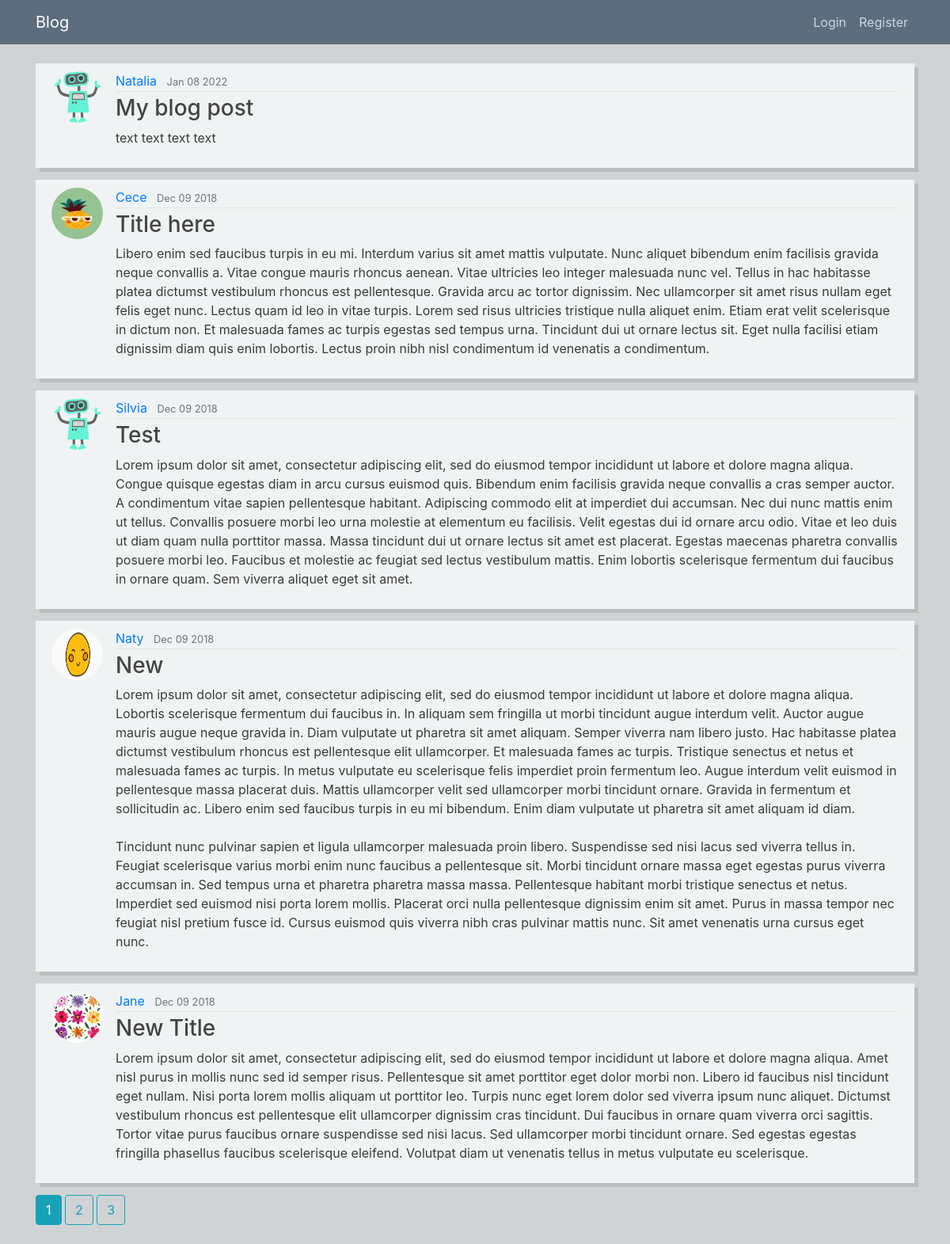
The page /home on the database its author committed.
### blog/models.py (models this page shows, shortened)
class Post(db.Model):
    id = db.Column(db.Integer, primary_key=True)
    title = db.Column(db.String(100), nullable=False)
    date_posted = db.Column(db.DateTime, nullable=False, default=datetime.utcnow)
    content = db.Column(db.Text, nullable=False)
    user_id = db.Column(db.Integer, db.ForeignKey('user.id'), nullable=False)

class User(db.Model, UserMixin):
	id = db.Column(db.Integer, primary_key=True)
	username = db.Column(db.String(20), unique=True, nullable=False)
	email = db.Column(db.String(20), unique=True, nullable=False)
	image_file = db.Column(db.String(20), nullable=False, default='default.jpg')
	password = db.Column(db.String(20), nullable=False)
	posts = db.relationship('Post', backref='writer', cascade="all,delete", lazy=True)

### blog/routes.py (the view)
@app.route("/")
@app.route("/home")
def home():
	page = request.args.get('page', 1, type=int)
	posts = Post.query.order_by(Post.date_posted.desc()).paginate(page=page, per_page=5)
	return render_template('home.html', title='Home', posts=posts)

### blog/__init__.py (called while the page is built)
@app.after_request
def after_request(response):
    response.headers["Cache-Control"] = "no-cache, no-store, must-revalidate"
    response.headers["Expires"] = 0
    response.headers["Pragma"] = "no-cache"
    return response

### blog/templates/home.html
{% extends "layout.html" %}
{% block content%}
	{% for post in posts.items %}
		<article class="media content-section">
			<img class="rounded-circle article-img" src="{{ url_for('static', filename='pics/' + post.writer.image_file) }}">
		  <div class="media-body">
		    <div class="article-metadata">
		      <a class="mr-2" href="{{ url_for('user_posts', username=post.writer.username) }}">{{ post.writer.username }}</a>
		      <small class="text-muted">{{ post.date_posted.strftime('%b %d %Y') }}</small>
		    </div>
		    <h3><a class="article-title" href="{{ url_for('post', post_id=post.id)}}">{{ post.title }}</a></h3>
		    <p class="article-content">{{ post.content }}</p>
		  </div>
		</article>
	{% endfor %}
	{% for page_num in posts.iter_pages(left_edge=1, right_edge=1, left_current=2, right_current=2) %}
		{% if page_num %}
			{% if posts.page == page_num %}
				<a class="btn btn-info mb-4" href="{{ url_for('home', page=page_num) }}">{{ page_num }}</a>
			{% else %}
				<a class="btn btn-outline-info mb-4" href="{{ url_for('home', page=page_num) }}">{{ page_num }}</a>
			{% endif %}
		{% else %}
			...
		{% endif %}
	{% endfor %}
{% endblock content %}

### blog/static/style.css (style rules this page uses)
body { background: #D0D3D4; color: #3b3b3b; margin-top: 5em; }
h1, h2, h3, h4, h5, h6 { color: #444444; }
.content-section { background: #F0F3F4; padding: 10px 20px; margin-bottom: 15px; box-shadow: 5px 5px rgba(0, 0, 0, 0.1); }
.article-title { color: #444444; }
.article-content { white-space: pre-line; }
.article-img { height: 65px; width: 65px; margin-right: 16px; }
.article-metadata { padding-bottom: 1px; margin-bottom: 4px; border-bottom: 1px solid #e3e3e3 }

### rows shown on the page
Post: image_file (placeholder picture), writer.username "Natalia", date_posted "Jan 08 2022", title "My blog post", content "text text text text"
Post: image_file (picture), writer.username "Cece", date_posted "Dec 09 2018", title "Title here", content "Libero enim sed faucibus turpis in eu mi. Interdum varius sit amet mattis vulputate. Nunc aliquet bibendum enim facilisis gravida neque convallis a. Vitae congue mauris rhoncus aenean. Vitae ultricies leo integer malesuada nunc vel. Tellus in hac habitasse platea dictumst vestibulum rhoncus est pellentesque. Gravida arcu ac tortor dignissim. Nec ullamcorper sit amet risus nullam eget felis eget nunc. Lectus quam id leo in vitae turpis. Lorem sed risus ultricies tristique nulla aliquet enim. Etiam erat velit scelerisque in dictum non. Et malesuada fames ac turpis egestas sed tempus urna. Tincidunt dui ut ornare lectus sit. Eget nulla facilisi etiam dignissim diam quis enim lobortis. Lectus…"
Post: image_file (picture), writer.username "Silvia", date_posted "Dec 09 2018", title "Test", content "Lorem ipsum dolor sit amet, consectetur adipiscing elit, sed do eiusmod tempor incididunt ut labore et dolore magna aliqua. Congue quisque egestas diam in arcu cursus euismod quis. Bibendum enim facilisis gravida neque convallis a cras semper auctor. A condimentum vitae sapien pellentesque habitant. Adipiscing commodo elit at imperdiet dui accumsan. Nec dui nunc mattis enim ut tellus. Convallis posuere morbi leo urna molestie at elementum eu facilisis. Velit egestas dui id ornare arcu odio. Vitae et leo duis ut diam quam nulla porttitor massa. Massa tincidunt dui ut ornare lectus sit amet est placerat. Egestas maecenas pharetra convallis posuere morbi leo. Faucibus et molestie ac feugiat…"
Post: image_file (picture), writer.username "Naty", date_posted "Dec 09 2018", title "New", content "Lorem ipsum dolor sit amet, consectetur adipiscing elit, sed do eiusmod tempor incididunt ut labore et dolore magna aliqua. Lobortis scelerisque fermentum dui faucibus in. In aliquam sem fringilla ut morbi tincidunt augue interdum velit. Auctor augue mauris augue neque gravida in. Diam vulputate ut pharetra sit amet aliquam. Semper viverra nam libero justo. Hac habitasse platea dictumst vestibulum rhoncus est pellentesque elit ullamcorper. Et malesuada fames ac turpis. Tristique senectus et netus et malesuada fames ac turpis. In metus vulputate eu scelerisque felis imperdiet proin fermentum leo. Augue interdum velit euismod in pellentesque massa placerat duis. Mattis ullamcorper velit sed…"
Post: image_file (picture), writer.username "Jane", date_posted "Dec 09 2018", title "New Title", content "Lorem ipsum dolor sit amet, consectetur adipiscing elit, sed do eiusmod tempor incididunt ut labore et dolore magna aliqua. Amet nisl purus in mollis nunc sed id semper risus. Pellentesque sit amet porttitor eget dolor morbi non. Libero id faucibus nisl tincidunt eget nullam. Nisi porta lorem mollis aliquam ut porttitor leo. Turpis nunc eget lorem dolor sed viverra ipsum nunc aliquet. Dictumst vestibulum rhoncus est pellentesque elit ullamcorper dignissim cras tincidunt. Dui faucibus in ornare quam viverra orci sagittis. Tortor vitae purus faucibus ornare suspendisse sed nisi lacus. Sed ullamcorper morbi tincidunt ornare. Sed egestas egestas fringilla phasellus faucibus scelerisque…"

### other values the page prints
{{ page_num }} "1"
{{ page_num }} "2" "3"
